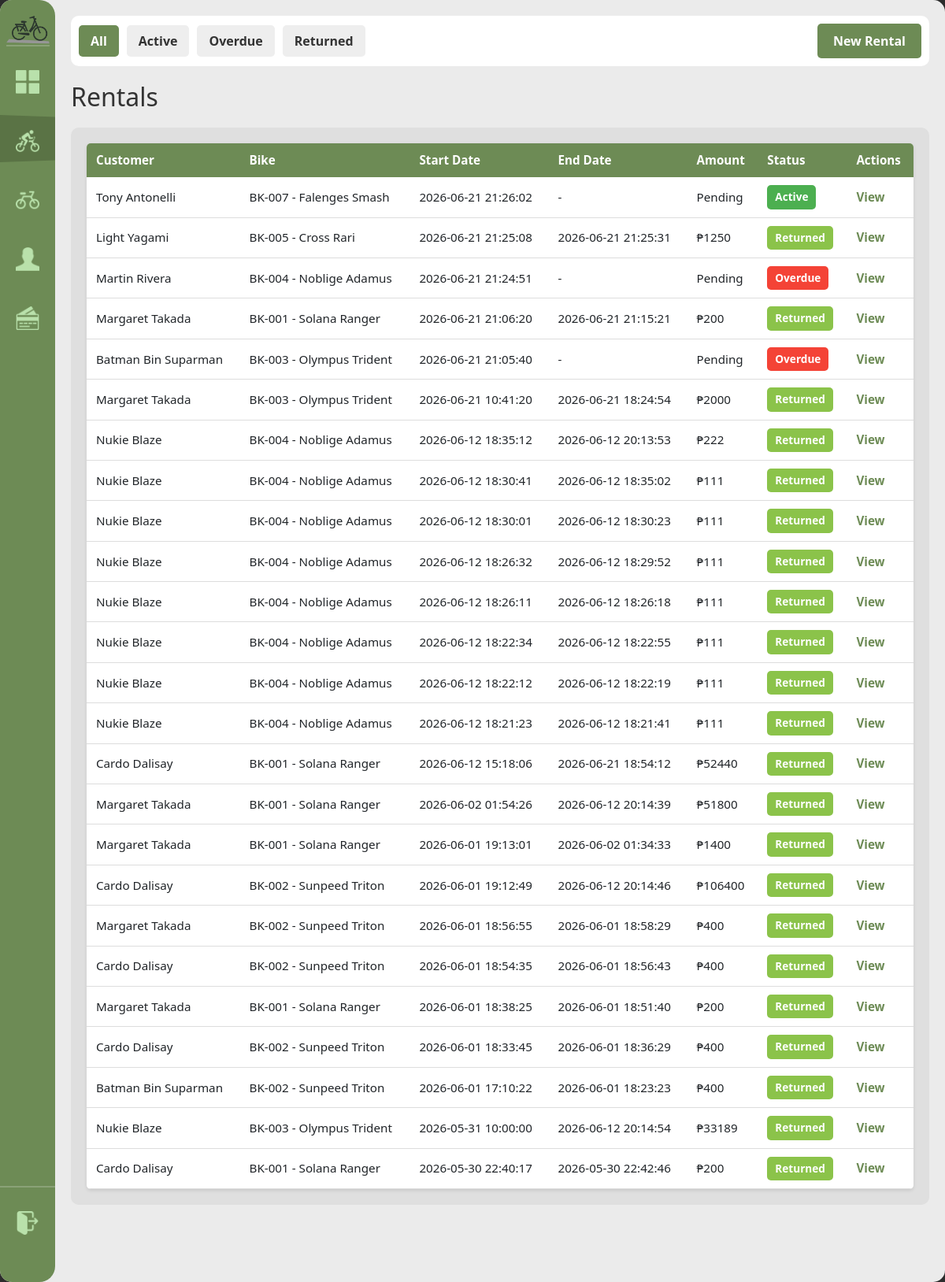
/rentals (signed in), run on the app's committed database.
### tables this page shows
CREATE TABLE rents (
            rental_id INTEGER PRIMARY KEY AUTOINCREMENT,
            customer_id INTEGER NOT NULL,
            bike_id INTEGER NOT NULL,
            staff_id INTEGER REFERENCES staff(staff_id) ON UPDATE CASCADE ON DELETE SET NULL,
            rental_start DATETIME NOT NULL DEFAULT(datetime('now','localtime')), planned_return DATETIME,
            FOREIGN KEY(customer_id) REFERENCES customer(customer_id) ON DELETE CASCADE,
            FOREIGN KEY(bike_id) REFERENCES bike(bike_id) ON DELETE CASCADE
        );

CREATE TABLE bike (
            bike_id INTEGER PRIMARY KEY AUTOINCREMENT,
            bike_code TEXT NOT NULL UNIQUE,
            brand TEXT NOT NULL, model TEXT NOT NULL,
            color TEXT NOT NULL,
            bike_rate DECIMAL(8,2) NOT NULL DEFAULT 0,
            type TEXT NOT NULL DEFAULT 'standard',
            status TEXT NOT NULL DEFAULT 'available' CHECK(status IN('available','rented','retired')),
            date_added DATE NOT NULL DEFAULT(date('now','localtime'))
        );

### handlers/rentals_routes.py (the view)
@rentals_bp.route('/rentals')
@login_required
def rentals():
    status = request.args.get('status', 'all')
    rentals_list = database.get().get_all_rentals(status)
    customers_list = database.get().get_all_customers()
    bikes = database.get().get_available_bikes()
    return render_template('rentals.html', rentals=rentals_list, filter_status=status, customers=customers_list, bikes=bikes)

### app.py (called while the page is built)
def get_sidebar_state():
    return request.cookies.get('sidebarState') == 'expanded'

@app.context_processor
def inject_sidebar_state():
    return dict(sidebar_expanded=get_sidebar_state())

@app.context_processor
def inject_current_staff():
    staff = current_staff()
    return dict(current_staff=staff, is_admin=staff and staff.get("role") == "admin")

### modules/auth.py (called while the page is built)
def login_required(view):
    @wraps(view)
    def wrapped(*args, **kwargs):
        if not session.get("staff_id"):
            return redirect(url_for("login"))
        return view(*args, **kwargs)
    return wrapped

def current_staff():
    if not session.get("staff_id"):
        return None
    return {
        "staff_id": session.get("staff_id"),
        "username": session.get("username"),
        "first_name": session.get("first_name"),
        "last_name": session.get("last_name"),
        "role": session.get("role"),
    }

### modules/database.py (called while the page is built)
def get():
    if not db: init()
    return db

    def get_all_customers(self, search=""):
        q = f"%{search}%"
        query = """
            SELECT * FROM customer
            WHERE first_name LIKE ?
               OR last_name LIKE ?
               OR contact_number LIKE ?
               OR email LIKE ?
            ORDER BY last_name, first_name
        """
        return [dict(r) for r in self.conn.execute(query, (q, q, q, q)).fetchall()]

    def get_available_bikes(self):
        query = "SELECT * FROM bike WHERE status = 'available' ORDER BY bike_code"
        return [dict(r) for r in self.conn.execute(query).fetchall()]

### templates/rentals.html (shortened to what this page needs)
{% extends "base.html" %}
{% block content %}
<div class="top-bar">
    <div class="filter-controls">
        <a href="{{ url_for('rentals.rentals', status='all') }}" class="filter-btn {% if filter_status == 'all' %}active{% endif %}">All</a>
        <a href="{{ url_for('rentals.rentals', status='active') }}" class="filter-btn {% if filter_status == 'active' %}active{% endif %}">Active</a>
        <a href="{{ url_for('rentals.rentals', status='overdue') }}" class="filter-btn {% if filter_status == 'overdue' %}active{% endif %}">Overdue</a>
        <a href="{{ url_for('rentals.rentals', status='returned') }}" class="filter-btn {% if filter_status == 'returned' %}active{% endif %}">Returned</a>
        <button id="new-rental-btn" class="btn-primary" style="margin-left: auto;">New Rental</button>
    </div>
</div>
<h1>Rentals</h1>
<div class="content-grid">
    <div class="scroll-table-container">
        <table>
            <thead>
                <tr>
                <th>Customer</th>
                <th>Bike</th>
                <th>Start Date</th>
                <th>End Date</th>
                <th>Amount</th>
                <th>Status</th>
                <th>Actions</th>
            </tr>
        </thead>
        <tbody>
            {% for rental in rentals %}
            <tr>
                <td>{{ rental['customer_name'] }}</td>
                <td>{{ rental['bike_code'] }} - {{ rental['brand'] }} {{ rental['model'] }}</td>
                <td>{{ rental['rental_start'] }}</td>
                <td>{{ rental['rental_end'] or '-' }}</td>
                <td>{{ 'Pending' if rental['total_amount'] is none else '₱' ~ rental['total_amount'] }}</td>
                <td><span class="status-badge status-{{ rental['status'] }}">{{ rental['status'].title() }}</span></td>
                <td><a href="{{ url_for('rentals.rental_detail', rid=rental['rental_id']) }}">View</a></td>
            </tr>
            {% endfor %}
        </tbody>
    </table>
    </div>
</div>
{% endblock %}

### static/style.css (style rules this page uses)
:root { --primary-green: #6D8B55; --secondary-green: #566d42; --bg-light: #EBEBEB; --white: #FFFFFF; --sidebar-collapsed: 70px; --sidebar-expanded: 165px; }
body { margin: 0; font-family: 'Segoe UI', Tahoma, Geneva, Verdana, sans-serif; background-color: #2C2C2C; }
.top-bar { background-color: var(--white); opacity: 1; padding: 10px; border-radius: 10px; margin-bottom: 20px; }
.content-grid { display: flex; flex-grow: 1; opacity: 1; background-color: #DFDFDF; border-radius: 10px; }
.scroll-table-container { width: 100%; overflow-x: auto; overflow-y: auto; max-height: calc(100vh - 260px); padding: 20px; box-sizing: border-box; }
.btn-primary, .btn-secondary, button[type="submit"] { padding: 10px 20px; border: none; border-radius: 5px; cursor: pointer; font-weight: bold; text-decoration: none; display: inline-block; transition: all 0.3s ease; }
.btn-primary, button[type="submit"] { background-color: var(--primary-green); color: white; }
table { width: 100%; border-collapse: collapse; background: white; border-radius: 5px; overflow: hidden; box-shadow: 0 2px 4px rgba(0,0,0,0.1); }
table thead { background-color: var(--primary-green); color: white; }
table th, table td { padding: 10px 12px; text-align: left; font-size: 0.95rem; }
table tbody tr { border-bottom: 1px solid #ddd; }
table a { color: var(--primary-green); text-decoration: none; font-weight: bold; }
.status-badge { display: inline-block; padding: 5px 10px; border-radius: 5px; font-size: 0.85rem; font-weight: bold; }
.status-badge.status-active, .status-badge.status-available { background-color: #4CAF50; color: white; }
.status-badge.status-inactive, .status-badge.status-retired, .status-badge.status-overdue { background-color: #f44336; color: white; }
.status-badge.status-returned { background-color: #8BC34A; color: white; }
.filter-controls { display: flex; gap: 10px; opacity: 1; align-items: center; flex-wrap: wrap; }
.filter-btn { padding: 8px 15px; background-color: #eee; color: #333; border: none; border-radius: 5px; cursor: pointer; text-decoration: none; font-weight: bold; transition: all 0.3s ease; }
.filter-btn.active, .filter-btn:hover { background-color: var(--primary-green); color: white; }
h1, h2 { color: #333; margin: 10px 0; }
h1 { font-size: 2rem; margin-bottom: 20px; }

### data on the page
rents: customer_name "Tony Antonelli", bike_code "BK-007", brand "Falenges", model "Smash", rental_start "2026-06-21 21:26:02", rental "-", total_amount "Pending", status "Active"
rents: customer_name "Light Yagami", bike_code "BK-005", brand "Cross", model "Rari", rental_start "2026-06-21 21:25:08", rental "2026-06-21 21:25:31", total_amount "₱1250", status "Returned"
rents: customer_name "Martin Rivera", bike_code "BK-004", brand "Noblige", model "Adamus", rental_start "2026-06-21 21:24:51", rental "-", total_amount "Pending", status "Overdue"
rents: customer_name "Margaret Takada", bike_code "BK-001", brand "Solana", model "Ranger", rental_start "2026-06-21 21:06:20", rental "2026-06-21 21:15:21", total_amount "₱200", status "Returned"
rents: customer_name "Batman Bin Suparman", bike_code "BK-003", brand "Olympus", model "Trident", rental_start "2026-06-21 21:05:40", rental "-", total_amount "Pending", status "Overdue"
rents: customer_name "Margaret Takada", bike_code "BK-003", brand "Olympus", model "Trident", rental_start "2026-06-21 10:41:20", rental "2026-06-21 18:24:54", total_amount "₱2000", status "Returned"
rents: customer_name "Nukie Blaze", bike_code "BK-004", brand "Noblige", model "Adamus", rental_start "2026-06-12 18:35:12", rental "2026-06-12 20:13:53", total_amount "₱222", status "Returned"
rents: customer_name "Nukie Blaze", bike_code "BK-004", brand "Noblige", model "Adamus", rental_start "2026-06-12 18:30:41", rental "2026-06-12 18:35:02", total_amount "₱111", status "Returned"
rents: customer_name "Nukie Blaze", bike_code "BK-004", brand "Noblige", model "Adamus", rental_start "2026-06-12 18:30:01", rental "2026-06-12 18:30:23", total_amount "₱111", status "Returned"
rents: customer_name "Nukie Blaze", bike_code "BK-004", brand "Noblige", model "Adamus", rental_start "2026-06-12 18:26:32", rental "2026-06-12 18:29:52", total_amount "₱111", status "Returned"
rents: customer_name "Nukie Blaze", bike_code "BK-004", brand "Noblige", model "Adamus", rental_start "2026-06-12 18:26:11", rental "2026-06-12 18:26:18", total_amount "₱111", status "Returned"
rents: customer_name "Nukie Blaze", bike_code "BK-004", brand "Noblige", model "Adamus", rental_start "2026-06-12 18:22:34", rental "2026-06-12 18:22:55", total_amount "₱111", status "Returned"
rents: customer_name "Nukie Blaze", bike_code "BK-004", brand "Noblige", model "Adamus", rental_start "2026-06-12 18:22:12", rental "2026-06-12 18:22:19", total_amount "₱111", status "Returned"
rents: customer_name "Nukie Blaze", bike_code "BK-004", brand "Noblige", model "Adamus", rental_start "2026-06-12 18:21:23", rental "2026-06-12 18:21:41", total_amount "₱111", status "Returned"
rents: customer_name "Cardo Dalisay", bike_code "BK-001", brand "Solana", model "Ranger", rental_start "2026-06-12 15:18:06", rental "2026-06-21 18:54:12", total_amount "₱52440", status "Returned"
rents: customer_name "Margaret Takada", bike_code "BK-001", brand "Solana", model "Ranger", rental_start "2026-06-02 01:54:26", rental "2026-06-12 20:14:39", total_amount "₱51800", status "Returned"
rents: customer_name "Margaret Takada", bike_code "BK-001", brand "Solana", model "Ranger", rental_start "2026-06-01 19:13:01", rental "2026-06-02 01:34:33", total_amount "₱1400", status "Returned"
rents: customer_name "Cardo Dalisay", bike_code "BK-002", brand "Sunpeed", model "Triton", rental_start "2026-06-01 19:12:49", rental "2026-06-12 20:14:46", total_amount "₱106400", status "Returned"
rents: customer_name "Margaret Takada", bike_code "BK-002", brand "Sunpeed", model "Triton", rental_start "2026-06-01 18:56:55", rental "2026-06-01 18:58:29", total_amount "₱400", status "Returned"
rents: customer_name "Cardo Dalisay", bike_code "BK-002", brand "Sunpeed", model "Triton", rental_start "2026-06-01 18:54:35", rental "2026-06-01 18:56:43", total_amount "₱400", status "Returned"
rents: customer_name "Margaret Takada", bike_code "BK-001", brand "Solana", model "Ranger", rental_start "2026-06-01 18:38:25", rental "2026-06-01 18:51:40", total_amount "₱200", status "Returned"
rents: customer_name "Cardo Dalisay", bike_code "BK-002", brand "Sunpeed", model "Triton", rental_start "2026-06-01 18:33:45", rental "2026-06-01 18:36:29", total_amount "₱400", status "Returned"
rents: customer_name "Batman Bin Suparman", bike_code "BK-002", brand "Sunpeed", model "Triton", rental_start "2026-06-01 17:10:22", rental "2026-06-01 18:23:23", total_amount "₱400", status "Returned"
rents: customer_name "Nukie Blaze", bike_code "BK-003", brand "Olympus", model "Trident", rental_start "2026-05-31 10:00:00", rental "2026-06-12 20:14:54", total_amount "₱33189", status "Returned"
rents: customer_name "Cardo Dalisay", bike_code "BK-001", brand "Solana", model "Ranger", rental_start "2026-05-30 22:40:17", rental "2026-05-30 22:42:46", total_amount "₱200", status "Returned"
